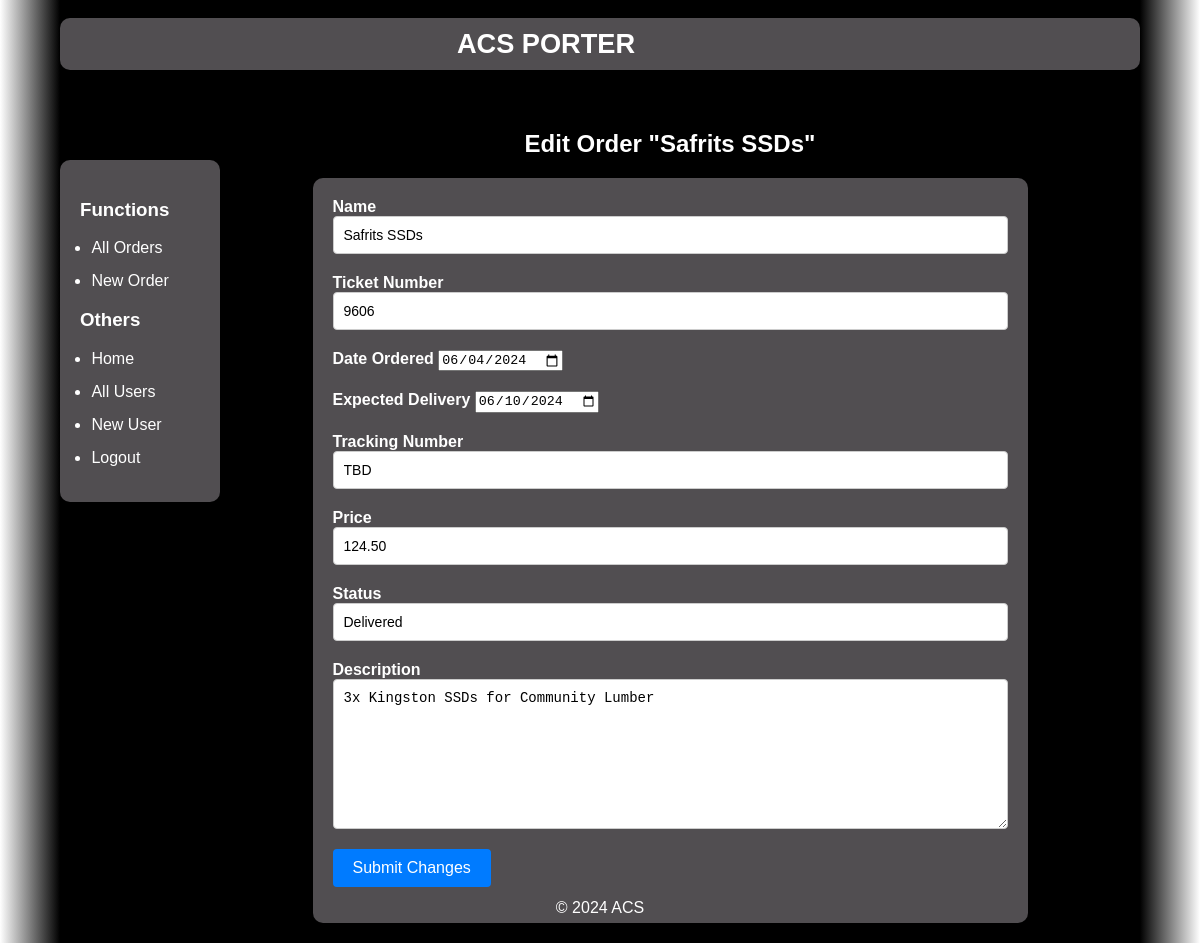
The app's page /orders/1/edit/ (signed in) with its own data.
### app/models.py (models this page shows, shortened)
class Order(db.Model):
    id: so.Mapped[int] = db.Column(db.Integer, primary_key=True)
    user_id: so.Mapped[int] = db.Column(db.Integer, db.ForeignKey('user.id'))
    name: so.Mapped[str] = db.Column(db.String(120))
    ticket_number: so.Mapped[str] = db.Column(db.String(120))
    description: so.Mapped[str] = db.Column(db.String(1200))
    tracking_number: so.Mapped[str] = db.Column(db.String(120))
    date: so.Mapped[str] = db.Column(db.DateTime())
    expected_delivery: so.Mapped[str] = db.Column(db.DateTime())
    price: so.Mapped[str] = db.Column(db.String(120))
    status: so.Mapped[str] = db.Column(db.String(120))

### app/routes.py (the view)
@app.route('/orders/<int:order_id>/edit/', methods=['GET', 'POST'])
@login_required
def edit_order(order_id):
    order = Order.query.get(order_id)
    form = EditOrderForm()
    if form.validate_on_submit():
        order.name = form.name.data
        order.ticket_number = form.ticket_number.data
        order.description = form.description.data
        order.tracking_number = form.tracking_number.data
        order.date = form.date.data
        order.expected_delivery = form.expected_delivery.data
        order.price = form.price.data
        order.status = form.status.data
        try:
            print(form.errors)
            db.session.commit()
            flash('Order edited!')
        except Exception as e:
            flash('Error editing order: {}'.format(e))
        return redirect(url_for('order', order_id=order_id))
    else:
        form.name.data = order.name
        form.ticket_number.data = order.ticket_number
        form.description.data = order.description
        form.tracking_number.data = order.tracking_number
        form.date.data = order.date
        form.expected_delivery.data = order.expected_delivery
        form.price.data = order.price
        form.status.data = order.status
    return render_template('edit_order.html', title='Edit Order', form=form, order=order)

### app/forms.py
class EditOrderForm(FlaskForm):
    name = StringField('Name', validators=[DataRequired()])
    ticket_number = StringField('Ticket Number', validators=[DataRequired()])
    description = StringField('Description', widget=TextArea(), validators=[DataRequired()])
    tracking_number = StringField('Tracking Number', validators=[DataRequired()])
    date = DateField('Date', validators=[DataRequired()])
    expected_delivery = DateField('Expected Delivery', validators=[DataRequired()])
    price = StringField('Price', validators=[DataRequired()])
    status = StringField('Status', validators=[DataRequired()])
    submit = SubmitField('Submit Changes')

### app/models.py (called while the page is built)
@login.user_loader
def load_user(id: int) -> User:
    return User.query.get(int(id))

### app/templates/edit_order.html (shortened to what this page needs)
{% extends "base.html" %}
{% block content %}
    <h1>Edit Order "{{ order.name }}"</h1>
    <form method="POST" action="" novalidate>
        <div class="form-group">
            <label for="name">Name</label>
            {{ form.name(class="form-control") }}
        </div>
        <div class="form-group">
            <label for="ticket_number">Ticket Number</label>
            {{ form.ticket_number(class="form-control") }}
        </div>
        <div class="form-group">
            <label for="date">Date Ordered</label>
            {{ form.date(class="form-control", placeholder="Enter date") }}
        </div>
        <div class="form-group">
            <label for="expected_delivery">Expected Delivery</label>
            {{ form.expected_delivery(class="form-control", placeholder="Expected Delivery Date") }}
        </div>
        <div class="form-group">
            <label for="tracking_number">Tracking Number</label>
            {{ form.tracking_number(class="form-control", placeholder="Enter tracking number") }}
        </div>
        <div class="form-group">
            <label for="price">Price</label>
            {{ form.price(class="form-control", placeholder="Enter price") }}
        </div>
        <div class="form-group">
            <label for="status">Status</label>
            {{ form.status(class="form-control", placeholder="Enter status") }}
        </div>
        <div class="form-group">
            <label for="description">Description</label>
            {{ form.description(rows="8", class="form-control", placeholder="Enter description") }}
        </div>
        <p>{{ form.submit() }}</p>
    </form>
{% endblock %}

### app/static/css/standard.css (style rules this page uses)
html { background: linear-gradient(to right, white 0%, black 5%, black 95%, white 100%); }
body, h1, ul, li { margin: 0 auto; padding: 0; width: 90%; }
body { font-family: Arial, sans-serif; background-color: #000000; color: white; }
.container h1 { text-align: center; margin-bottom: 20px; }
form, .detailView { margin: 0 auto; width: 75%; background-color: #514E51; padding: 20px; border-radius: 10px; }
.form-group { margin-bottom: 20px; }
label { font-weight: bold; }
input[type="text"], textarea { width: 100%; padding: 10px; border: 1px solid #ccc; border-radius: 4px; font-size: 14px; }
textarea { resize: vertical; }
input[type="submit"] { background-color: #007bff; color: #fff; border: none; border-radius: 4px; padding: 10px 20px; cursor: pointer; font-size: 16px; }

### records on screen
Order: name "Safrits SSDs", ticket_number "9606", date "06/04/2024", expected_delivery "06/10/2024", tracking_number "TBD", price "124.50", status "Delivered", description "3x Kingston SSDs for Community Lumber"
